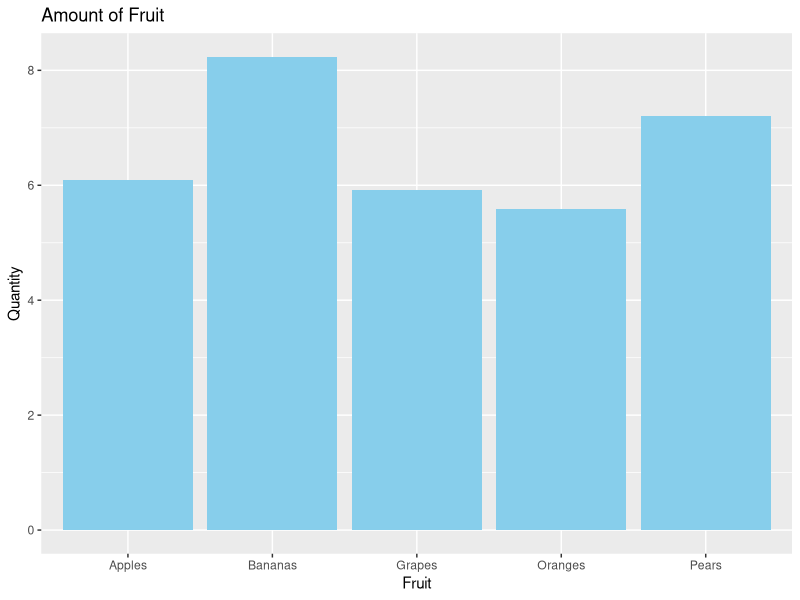
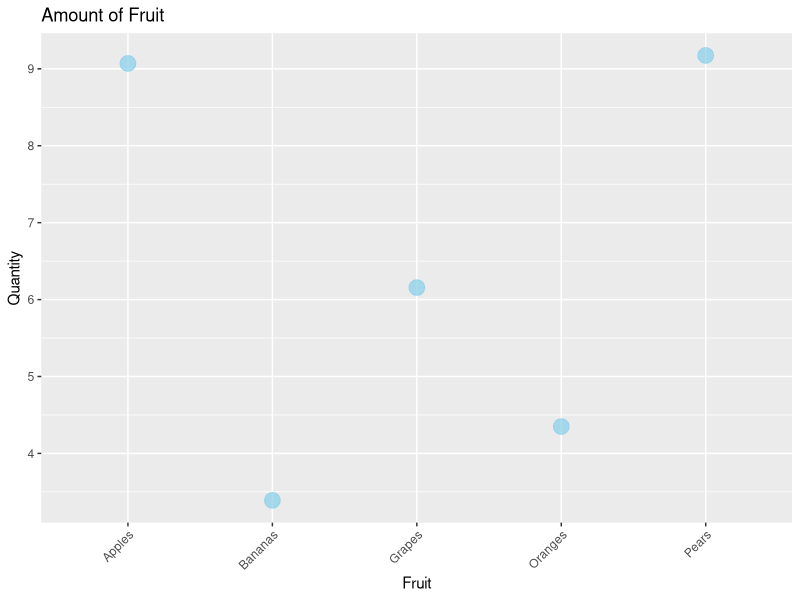
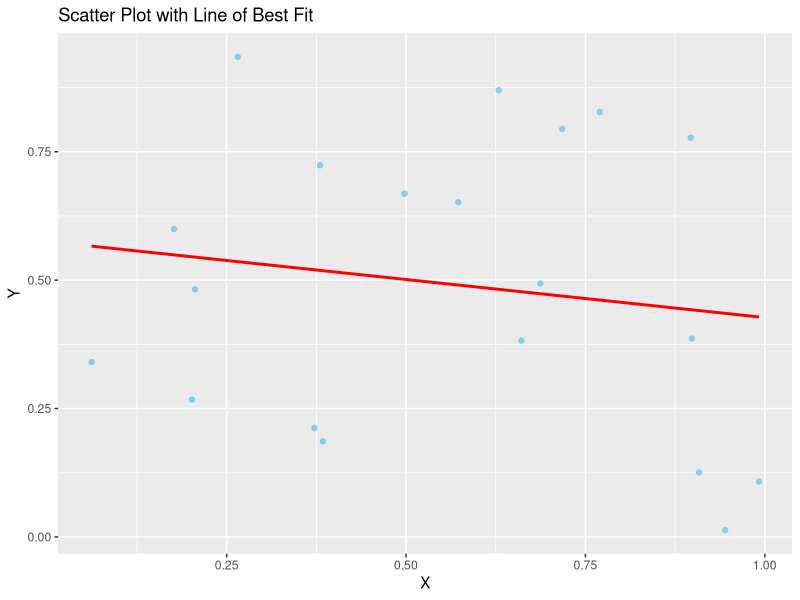
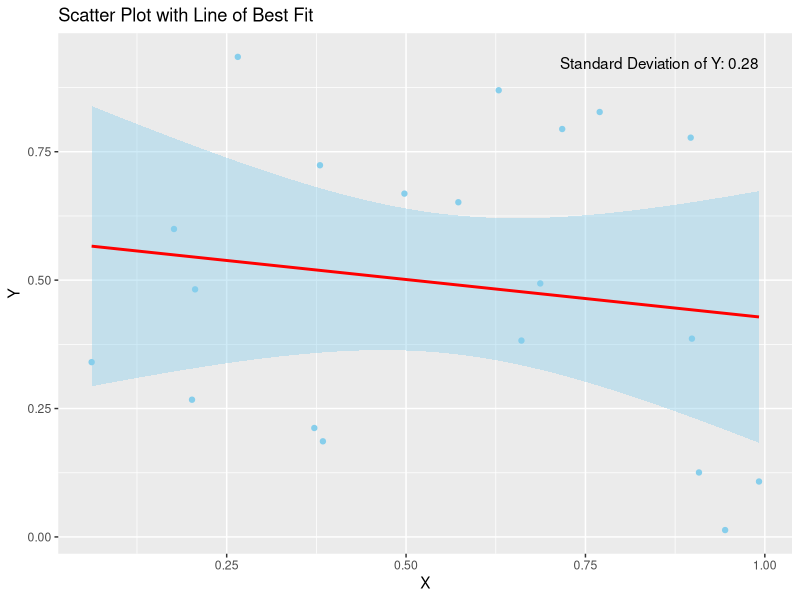

These charts were generated, in order, by the following R code:
## ---- chunk 1
#| fig-align: center

library(ggplot2)

x <- runif(5, min = 1, max = 10)
fruits <- c("Apples", "Bananas", "Oranges", "Grapes", "Pears")

fruit_data <- data.frame(fruit = fruits, quantity = x)

ggplot(fruit_data, aes(x = fruit, y = quantity)) + 
  geom_bar(stat = "identity", fill = "skyblue") +
  labs(x = "Fruit", y = "Quantity", title = "Amount of Fruit")
## ---- chunk 2
#| fig-align: center
library(ggplot2)

# Sample data
set.seed(0)
x <- runif(5, min = 1, max = 10)
fruits <- c("Apples", "Bananas", "Oranges", "Grapes", "Pears")

# Create data frame
fruit_data <- data.frame(fruit = fruits, quantity = x)

# Create scatter plot
scatter_plot <- ggplot(fruit_data, aes(x = fruit, y = quantity)) +
  geom_point(color = "skyblue", size = 5, shape = 19, alpha = 0.7) +
  labs(x = "Fruit", y = "Quantity", title = "Amount of Fruit") +
  theme(axis.text.x = element_text(angle = 45, hjust = 1))  # Rotate x-axis labels

# Display the plot
print(scatter_plot)

## ---- chunk 3
#| fig-align: center
# Load libraries
library(ggplot2)

# Set seed for reproducibility
set.seed(0)

# Generate random data
x <- runif(20)
y <- runif(20)

# Create data frame
data <- data.frame(x = x, y = y)

# Create scatter plot
scatter_plot <- ggplot(data, aes(x = x, y = y)) +
  geom_point(color = "skyblue") +
  labs(x = "X", y = "Y", title = "Scatter Plot with Line of Best Fit")

# Add line of best fit
scatter_plot <- scatter_plot + geom_smooth(method = "lm", se = FALSE, color = "red")

# Calculate correlation coefficient
correlation <- cor(x, y)

# Print correlation coefficient
cat("Correlation coefficient:", correlation, "\n")

# Display plot
print(scatter_plot)
## ---- chunk 4
#| fig-align: center
# Load library
library(ggplot2)

# Set seed for reproducibility
set.seed(0)

# Generate random data
x <- runif(20)
y <- runif(20)

# Create data frame
data <- data.frame(x = x, y = y)

# Calculate standard deviation of y
std_dev_y <- sd(y)

# Create scatter plot
scatter_plot <- ggplot(data, aes(x = x, y = y)) +
  geom_point(color = "skyblue") +
  labs(x = "X", y = "Y", title = "Scatter Plot with Line of Best Fit")

# Add line of best fit with shading for standard deviation
scatter_plot <- scatter_plot + 
  geom_smooth(method = "lm", se = TRUE, fill = "skyblue", color = "red") +
  annotate("text", x = max(data$x), y = max(data$y), 
           label = paste("Standard Deviation of Y:", round(std_dev_y, 2)), 
           hjust = 1, vjust = 1)

# Calculate correlation coefficient
correlation <- cor(x, y)

# Print correlation coefficient
cat("Correlation coefficient:", correlation, "\n")

# Display plot
print(scatter_plot)
